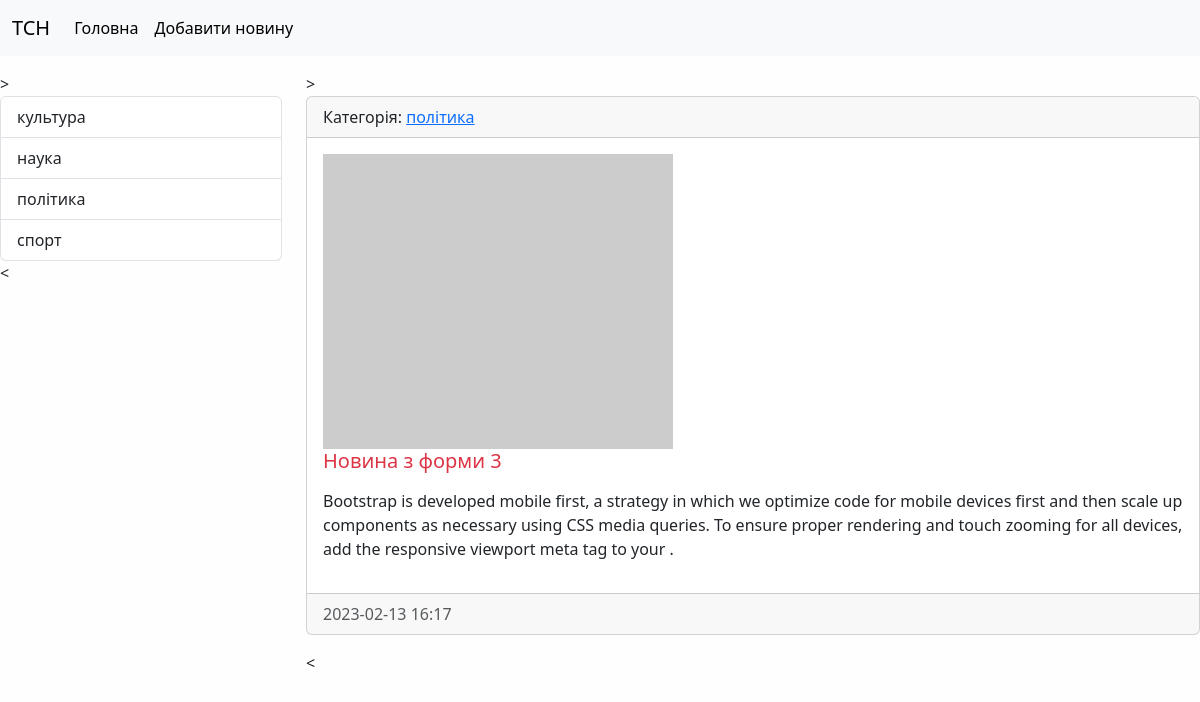
/news/12/, run on the app's committed database.
### news/models.py (models this page shows, shortened)
class Category(models.Model):
    title= models.CharField(max_length=150, db_index=True, verbose_name="Назва категорії")
    def get_absolute_url(self):
        return reverse('category', kwargs={'category_id': self.pk})
    def __str__(self):
        return self.title
    class Meta:
        verbose_name="Категорія"
        verbose_name_plural = "Категорії"
        ordering=['title']

class News(models.Model):
    title = models.CharField(max_length=150, verbose_name="Назва новини")
    content = models.TextField(blank=True, verbose_name="контент")
    created_at = models.DateTimeField(auto_now_add=True, verbose_name="Дата публікації")
    updated_at = models.DateTimeField(auto_now=True, verbose_name="оновлено")
    photo = models.ImageField(upload_to='photos/%Y/%m/%d/', verbose_name="фото", blank=True)
    is_published = models.BooleanField(default=True, verbose_name="Опубліковано?")
    category=models.ForeignKey('Category', on_delete=models.PROTECT, null=True, verbose_name="Категорія")
    def get_absolute_url(self):
        return reverse('view_news', kwargs={'news_id': self.pk})
    class Meta:
        verbose_name="Новина"
        verbose_name_plural = "Новини"
        ordering=['-created_at']

### news/views.py (the view)
# urls.py: path('news/<int:news_id>/', view_news, name='view_news'),
def view_news(request, news_id):
    news_item=get_object_or_404(News, pk=news_id)
    return render(request, 'news/view_news.html', {'news_item':news_item})

### news/templatetags/news_tags.py (called while the page is built)
@register.inclusion_tag('news/list_categories.html')
def show_categories(arg1='Hello', arg2='world'):
    categories = Category.objects.all()
    return {'categories':categories, 'arg1':arg1, 'arg2':arg2}

### news/templates/news/view_news.html (shortened to what this page needs)
{% extends 'base.html' %}
{%block sidebar%}>
{%include 'inc/_sitebar.html'%}
<{%endblock%}
{%block content%}>
       <div class="card mb-3">
          <div class="card-header">
            Категорія: <a href="{{news_item.get_absolute_url}}"> {{news_item.category}}</a>
          </div>
          <div class="card-body">
              <div class="media">
                  {%if item.photo%}
                      <img src="{{news_item.photo.url}} " alt=" " width="350" class="mr-3">
                  {%else%}
                      <img src="https://picsum.photos/id/237/200/300" alt=" " width="350" class="mr-3">
                  {%endif%}
                  <div class="media-body">
                      <h5 class="card-title {%cycle 'text-danger' 'text-success'%}">{{ news_item.title }}</h5>
                      <p class="card-text">{{ news_item.content|safe|linebreaks}}</p>
                  </div>
              </div>
          </div>
          <div class="card-footer text-muted">
             {{ news_item.created_at|date:'Y-m-d H:i'}}
          </div>
       </div>
<{%endblock%}

### news/templates/news/list_categories.html
{% load news_tags%}
<div class="list-group ">
    {%for item in categories%}
    <a href="{{item.get_absolute_url}}" class="list-group-item list-group-item-action">{{item.title}}</a>
    {%endfor%}
</div>

### mysite/static/css/style.css (style rules this page uses)
body { background-color: #fefefe; }

### data on the page
Category: title "культура"
Category: title "наука"
Category: title "політика"
Category: title "спорт"
News: category "політика", title "Новина з форми 3", content "Bootstrap is developed mobile first, a strategy in which we optimize code for mobile devices first and then scale up components as necessary using CSS media queries. To ensure proper rendering and touch zooming for all devices, add the responsive viewport meta tag to your .", created_at "2023-02-13 16:17"
